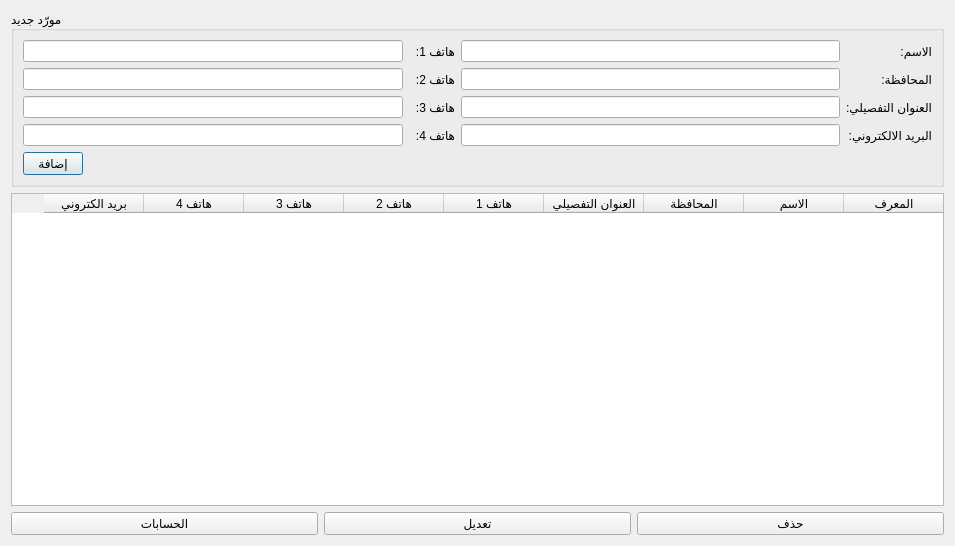
<?xml version="1.0" encoding="UTF-8"?>
<ui version="4.0">
 <class>Suppliers</class>
 <widget class="QDialog" name="Suppliers">
  <property name="windowModality">
   <enum>Qt::WindowModal</enum>
  </property>
  <property name="geometry">
   <rect>
    <x>0</x>
    <y>0</y>
    <width>955</width>
    <height>546</height>
   </rect>
  </property>
  <property name="windowTitle">
   <string>الموردون</string>
  </property>
  <property name="windowIcon">
   <iconset>
    <normaloff>graphics/icon.xpm</normaloff>graphics/icon.xpm</iconset>
  </property>
  <property name="layoutDirection">
   <enum>Qt::RightToLeft</enum>
  </property>
  <property name="modal">
   <bool>true</bool>
  </property>
  <layout class="QGridLayout" name="gridLayout_2">
   <item row="0" column="0" colspan="3">
    <widget class="QGroupBox" name="groupBox">
     <property name="layoutDirection">
      <enum>Qt::LeftToRight</enum>
     </property>
     <property name="title">
      <string>مورّد جديد</string>
     </property>
     <layout class="QGridLayout" name="gridLayout">
      <item row="0" column="4">
       <widget class="QLabel" name="label">
        <property name="text">
         <string>الاسم:</string>
        </property>
       </widget>
      </item>
      <item row="3" column="0">
       <widget class="QLineEdit" name="phone4_input">
        <property name="text">
         <string/>
        </property>
       </widget>
      </item>
      <item row="0" column="1" colspan="2">
       <widget class="QLabel" name="label_4">
        <property name="text">
         <string>هاتف 1:</string>
        </property>
       </widget>
      </item>
      <item row="1" column="2">
       <widget class="QLabel" name="label_5">
        <property name="text">
         <string>هاتف 2:</string>
        </property>
       </widget>
      </item>
      <item row="0" column="0">
       <widget class="QLineEdit" name="phone1_input"/>
      </item>
      <item row="1" column="4">
       <widget class="QLabel" name="label_2">
        <property name="text">
         <string>المحافظة:</string>
        </property>
       </widget>
      </item>
      <item row="3" column="3">
       <widget class="QLineEdit" name="email_input"/>
      </item>
      <item row="4" column="0">
       <widget class="QPushButton" name="save_btn">
        <property name="maximumSize">
         <size>
          <width>60</width>
          <height>16777215</height>
         </size>
        </property>
        <property name="text">
         <string>إضافة</string>
        </property>
       </widget>
      </item>
      <item row="2" column="3">
       <widget class="QLineEdit" name="address_input"/>
      </item>
      <item row="1" column="0">
       <widget class="QLineEdit" name="phone2_input"/>
      </item>
      <item row="1" column="3">
       <widget class="QLineEdit" name="governorate_input"/>
      </item>
      <item row="3" column="1" colspan="2">
       <widget class="QLabel" name="label_7">
        <property name="text">
         <string>هاتف 4:</string>
        </property>
       </widget>
      </item>
      <item row="3" column="4">
       <widget class="QLabel" name="label_8">
        <property name="text">
         <string>البريد الالكتروني:</string>
        </property>
       </widget>
      </item>
      <item row="0" column="3">
       <widget class="QLineEdit" name="name_input"/>
      </item>
      <item row="2" column="1" colspan="2">
       <widget class="QLabel" name="label_6">
        <property name="text">
         <string>هاتف 3:</string>
        </property>
       </widget>
      </item>
      <item row="2" column="0">
       <widget class="QLineEdit" name="phone3_input"/>
      </item>
      <item row="2" column="4">
       <widget class="QLabel" name="label_3">
        <property name="text">
         <string>العنوان التفصيلي:</string>
        </property>
       </widget>
      </item>
     </layout>
    </widget>
   </item>
   <item row="1" column="0" colspan="3">
    <widget class="QTableWidget" name="clients_table">
     <column>
      <property name="text">
       <string>المعرف</string>
      </property>
     </column>
     <column>
      <property name="text">
       <string>الاسم</string>
      </property>
     </column>
     <column>
      <property name="text">
       <string>المحافظة</string>
      </property>
     </column>
     <column>
      <property name="text">
       <string>العنوان التفصيلي</string>
      </property>
     </column>
     <column>
      <property name="text">
       <string>هاتف 1</string>
      </property>
     </column>
     <column>
      <property name="text">
       <string>هاتف 2</string>
      </property>
     </column>
     <column>
      <property name="text">
       <string>هاتف 3</string>
      </property>
     </column>
     <column>
      <property name="text">
       <string>هاتف 4</string>
      </property>
     </column>
     <column>
      <property name="text">
       <string>بريد الكتروني</string>
      </property>
     </column>
    </widget>
   </item>
   <item row="2" column="0">
    <widget class="QPushButton" name="delete_btn">
     <property name="text">
      <string>حذف</string>
     </property>
    </widget>
   </item>
   <item row="2" column="1">
    <widget class="QPushButton" name="edit_btn">
     <property name="text">
      <string>تعديل</string>
     </property>
    </widget>
   </item>
   <item row="2" column="2">
    <widget class="QPushButton" name="accounts_btn">
     <property name="text">
      <string>الحسابات</string>
     </property>
    </widget>
   </item>
  </layout>
 </widget>
 <resources/>
 <connections/>
</ui>
